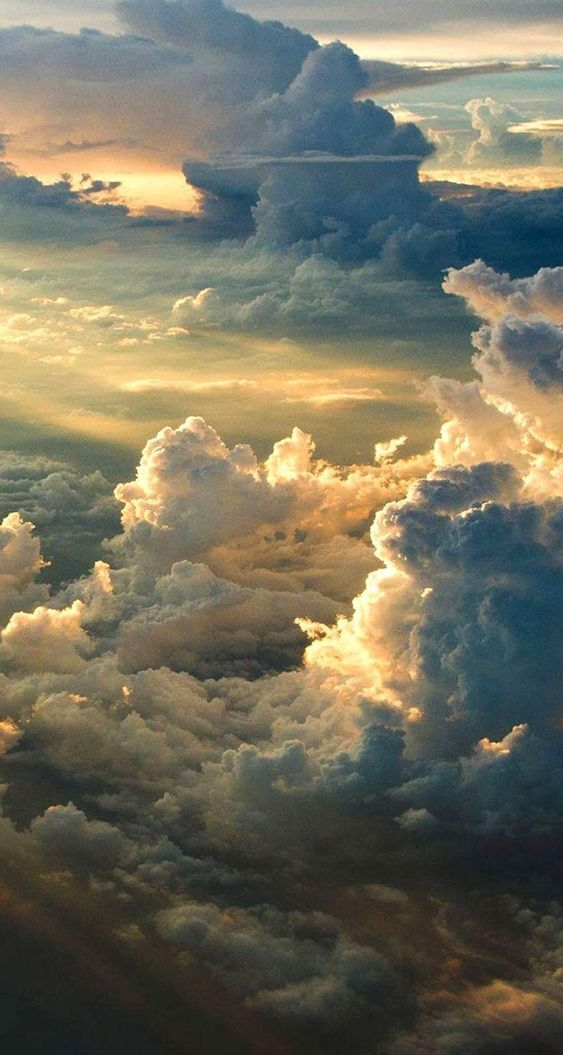
#> input picture F55121087_Asriani_C_Tugas 4 PCD/Gambar asli/Butterworth Highpass Filter & Gaussian Highpass Filter.jpg, 563 x 1055 px, found by its file name
$ python 'Butterworth Highpass Filter & Gaussian Highpass Filter.py'
#> lines starting #> are read from the running program, lines starting #| are printed output that depends on the picture
import cv2
import numpy as np
from matplotlib import pyplot as plt
from scipy.ndimage import gaussian_filter

img = cv2.imread('gambar asli/Butterworth Highpass Filter & Gaussian Highpass Filter.jpg', 0)
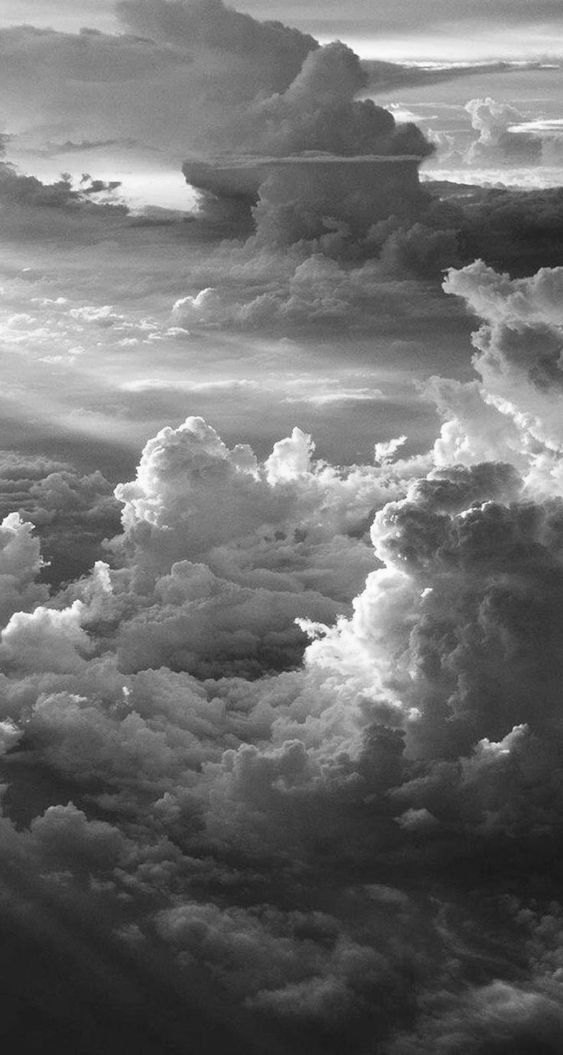
#> img: shape (1055, 563); min 24, max 255, mean 111.2

f = np.fft.fft2(img)
fshift = np.fft.fftshift(f)

magnitude_spectrum = 20 * np.log(np.abs(fshift))
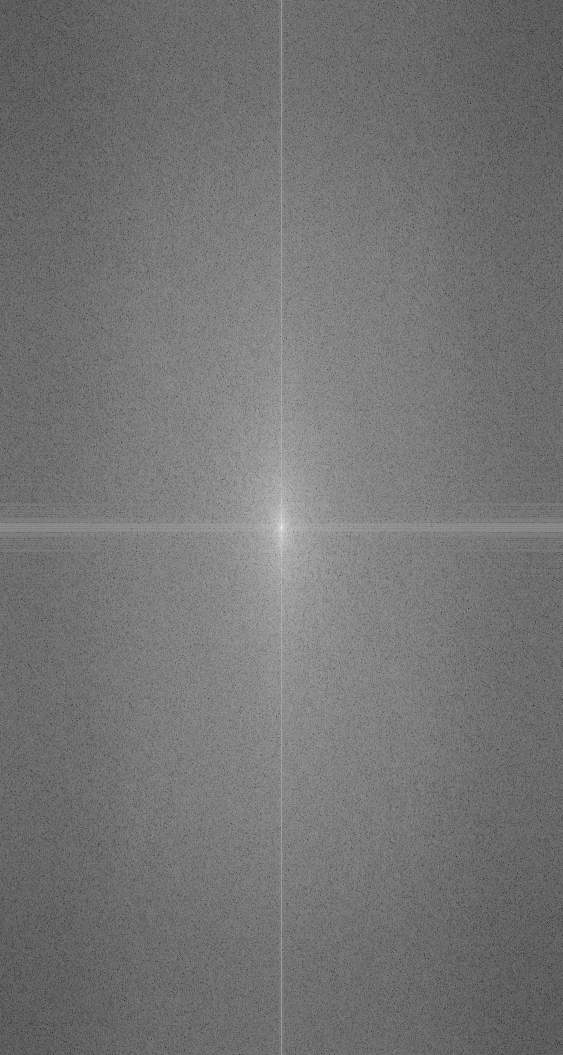
#> magnitude_spectrum: shape (1055, 563) float64; min -25.02, max 360.1, mean 151.5; drawn with min black and max white

rows, cols = img.shape
#> rows = 1055; cols = 563
crow, ccol = rows // 2, cols // 2
#> crow = 527; ccol = 281
d0 = 60
n = 2
butterworth_hp = np.zeros((rows, cols), np.uint8)
for i in range(rows):
    for j in range(cols):
        d = np.sqrt((i - crow)**2 + (j - ccol)**2)
        butterworth_hp[i, j] = 1 / (1 + (d0 / d)**(2*n))
#> butterworth_hp: shape (1055, 563); every value is 0

fshift_butterworth_hp = fshift * butterworth_hp

butterworth_hp_img = np.fft.ifft2(np.fft.ifftshift(fshift_butterworth_hp))
butterworth_hp_img = np.abs(butterworth_hp_img)
#> butterworth_hp_img: shape (1055, 563) float64; every value is 0

ksize = 31
sigma = 5
gaussian_hp = 1 - gaussian_filter(np.ones_like(img), sigma=sigma, mode='constant')

fshift_gaussian_hp = fshift * gaussian_hp

gaussian_hp_img = np.fft.ifft2(np.fft.ifftshift(fshift_gaussian_hp))
gaussian_hp_img = np.abs(gaussian_hp_img)
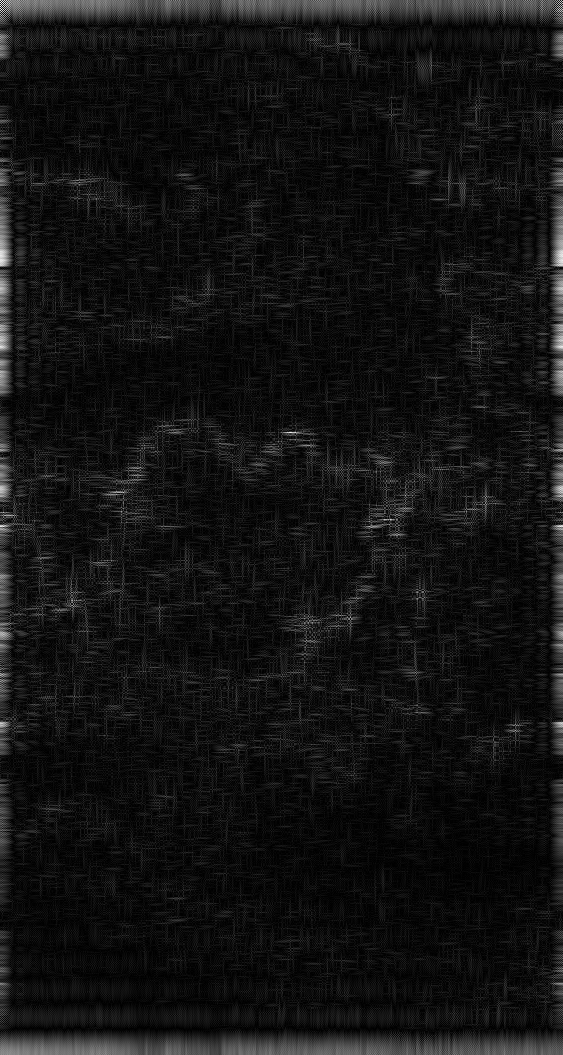
#> gaussian_hp_img: shape (1055, 563) float64; min 4.54e-09, max 6.03, mean 0.45; drawn with min black and max white

plt.subplot(221), plt.imshow(img, cmap='gray')
plt.title('Gambar Asli'), plt.xticks([]), plt.yticks([])
plt.subplot(222), plt.imshow(magnitude_spectrum, cmap='gray')
plt.title('Spektrum Amplitudo'), plt.xticks([]), plt.yticks([])
plt.subplot(223), plt.imshow(butterworth_hp_img, cmap='gray')
plt.title('Hasil Butterworth Highpass Filter'), plt.xticks([]), plt.yticks([])
plt.subplot(224), plt.imshow(gaussian_hp_img, cmap='gray')
plt.title('Hasil Gaussian Highpass Filter'), plt.xticks([]), plt.yticks([])

cv2.imwrite('hasil_butterworth_hp_filter.png', butterworth_hp_img)
cv2.imwrite('hasil_gaussian_hp_filter.png', gaussian_hp_img)

plt.show()
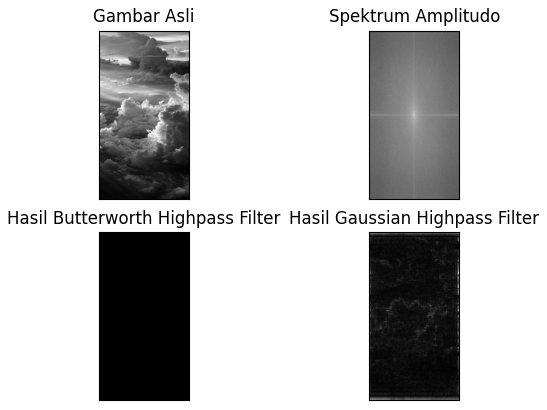
#> figure drawn by matplotlib, 4 panels

$ run again, with F55121087_Asriani_C_Tugas 4 PCD/Gambar asli/DFT.jpg copied over F55121087_Asriani_C_Tugas 4 PCD/Gambar asli/Butterworth Highpass Filter & Gaussian Highpass Filter.jpg
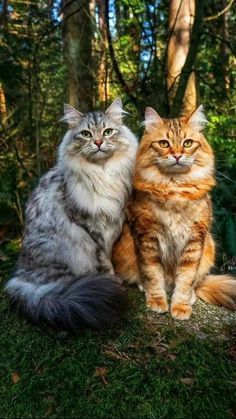
#> input picture F55121087_Asriani_C_Tugas 4 PCD/Gambar asli/DFT.jpg, 236 x 419 px, found by its file name
#> butterworth_hp_img: shape (419, 236) float64; every value is 0
#> `gaussian_hp_img = np.abs(gaussian_hp_img)`:
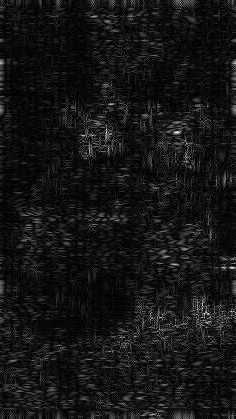
#> gaussian_hp_img: shape (419, 236) float64; min 0.00389, max 26.16, mean 2.2; drawn with min black and max white
#> `plt.show()`:
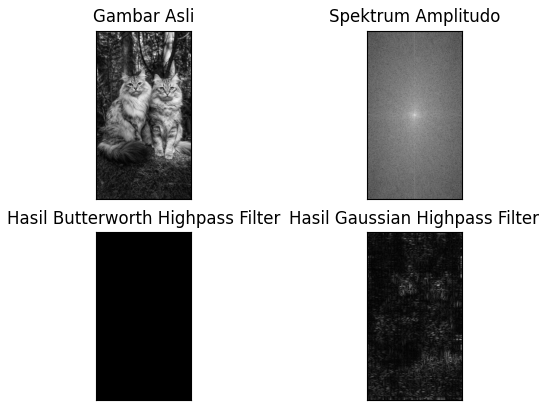
#> figure drawn by matplotlib, 4 panels

$ run again, with F55121087_Asriani_C_Tugas 4 PCD/Gambar asli/FFT.jpg copied over F55121087_Asriani_C_Tugas 4 PCD/Gambar asli/Butterworth Highpass Filter & Gaussian Highpass Filter.jpg
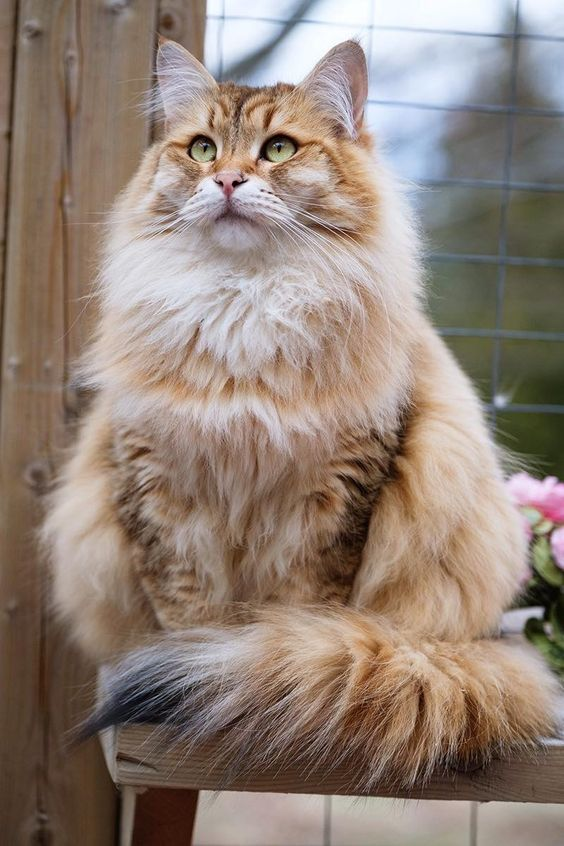
#> input picture F55121087_Asriani_C_Tugas 4 PCD/Gambar asli/FFT.jpg, 564 x 846 px, found by its file name
#> butterworth_hp_img: shape (846, 564) float64; every value is 0
#> `gaussian_hp_img = np.abs(gaussian_hp_img)`:
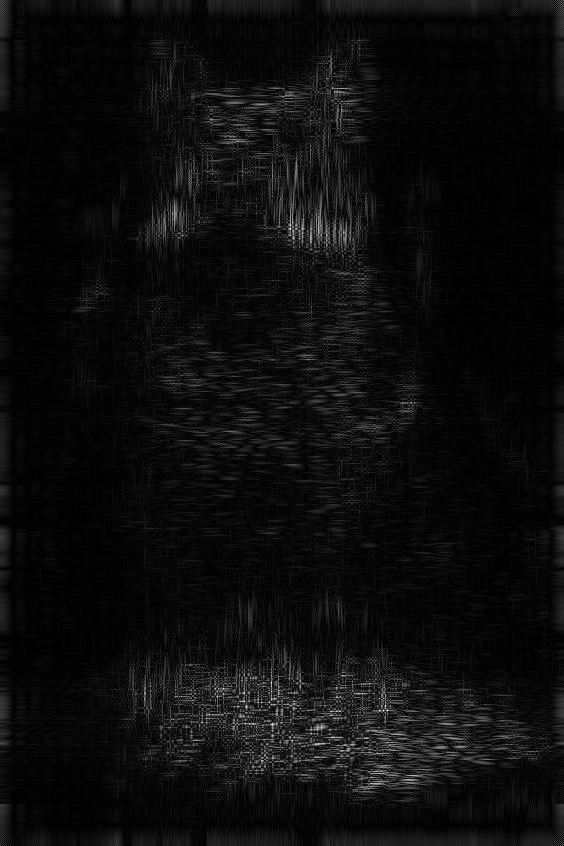
#> gaussian_hp_img: shape (846, 564) float64; min 0.000164, max 18.97, mean 0.95; drawn with min black and max white
#> `plt.show()`:
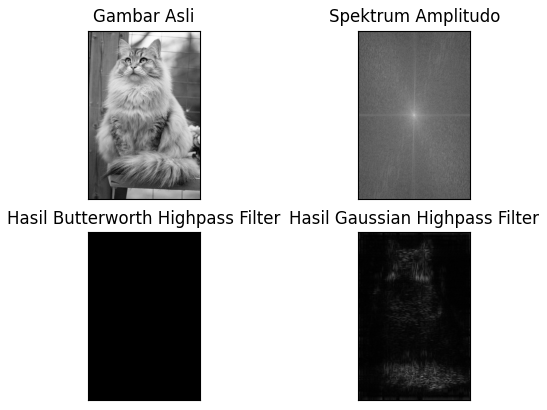
#> figure drawn by matplotlib, 4 panels

$ run again, with F55121087_Asriani_C_Tugas 4 PCD/Gambar asli/Gaussian Lowpass Filter & Ideal Highpass Filter - Copy.jpg copied over F55121087_Asriani_C_Tugas 4 PCD/Gambar asli/Butterworth Highpass Filter & Gaussian Highpass Filter.jpg
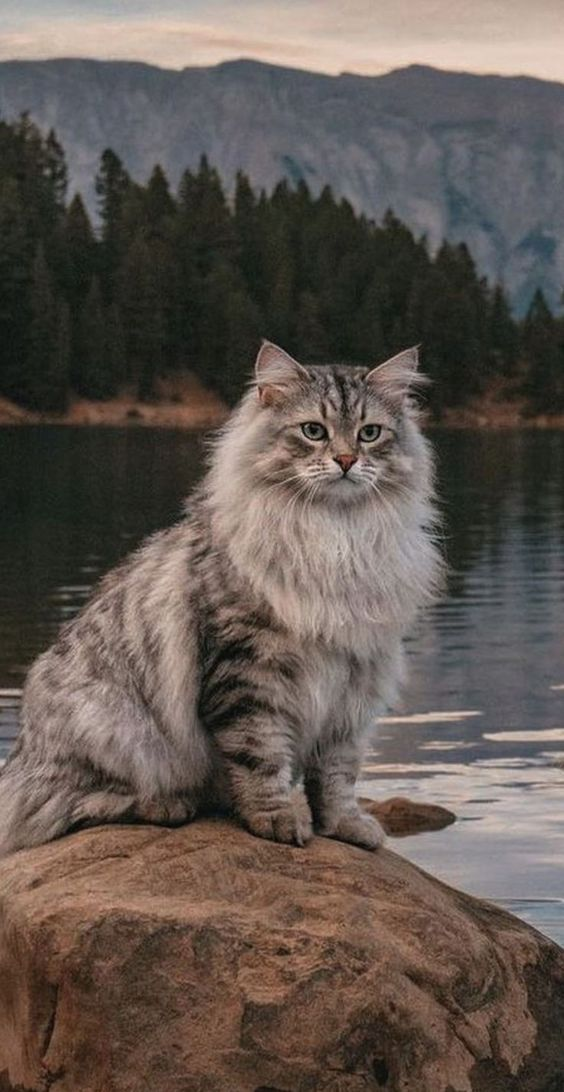
#> input picture F55121087_Asriani_C_Tugas 4 PCD/Gambar asli/Gaussian Lowpass Filter & Ideal Highpass Filter - Copy.jpg, 564 x 1092 px, found by its file name
#> butterworth_hp_img: shape (1092, 564) float64; every value is 0
#> `gaussian_hp_img = np.abs(gaussian_hp_img)`:
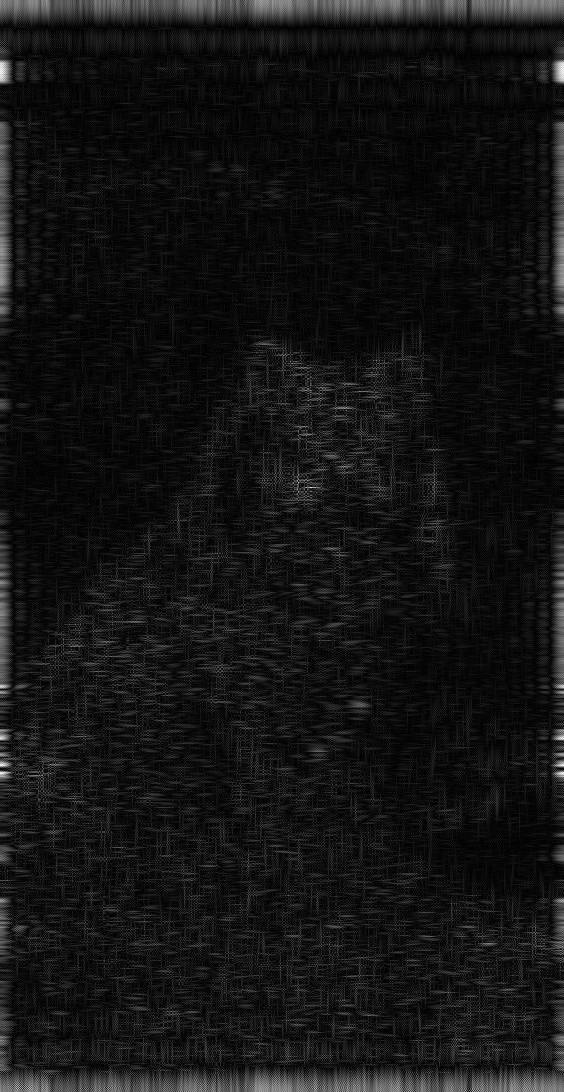
#> gaussian_hp_img: shape (1092, 564) float64; min 0.000108, max 4.96, mean 0.39; drawn with min black and max white
#> `plt.show()`:
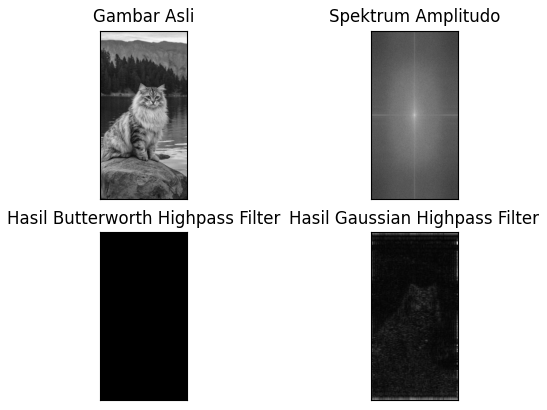
#> figure drawn by matplotlib, 4 panels
